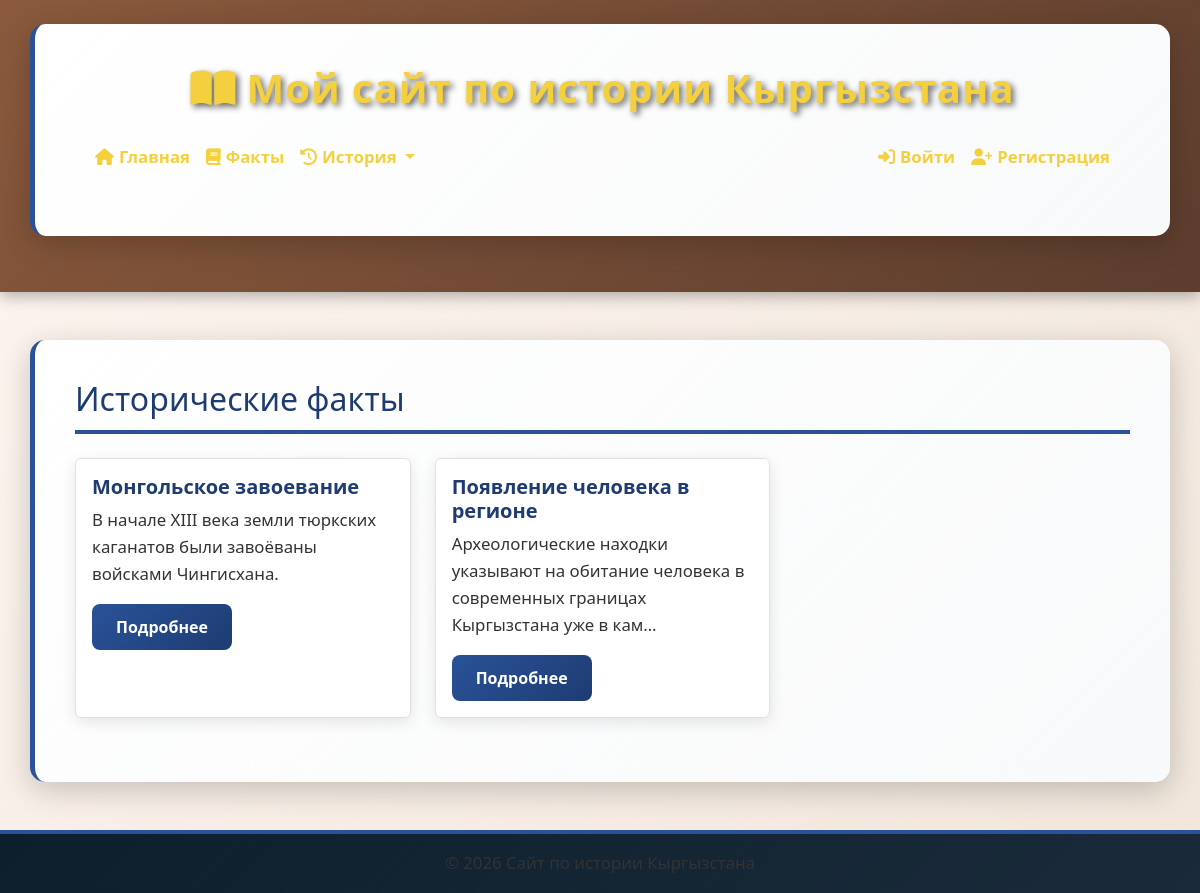
/facts/, run on an earlier commit of the app's database.
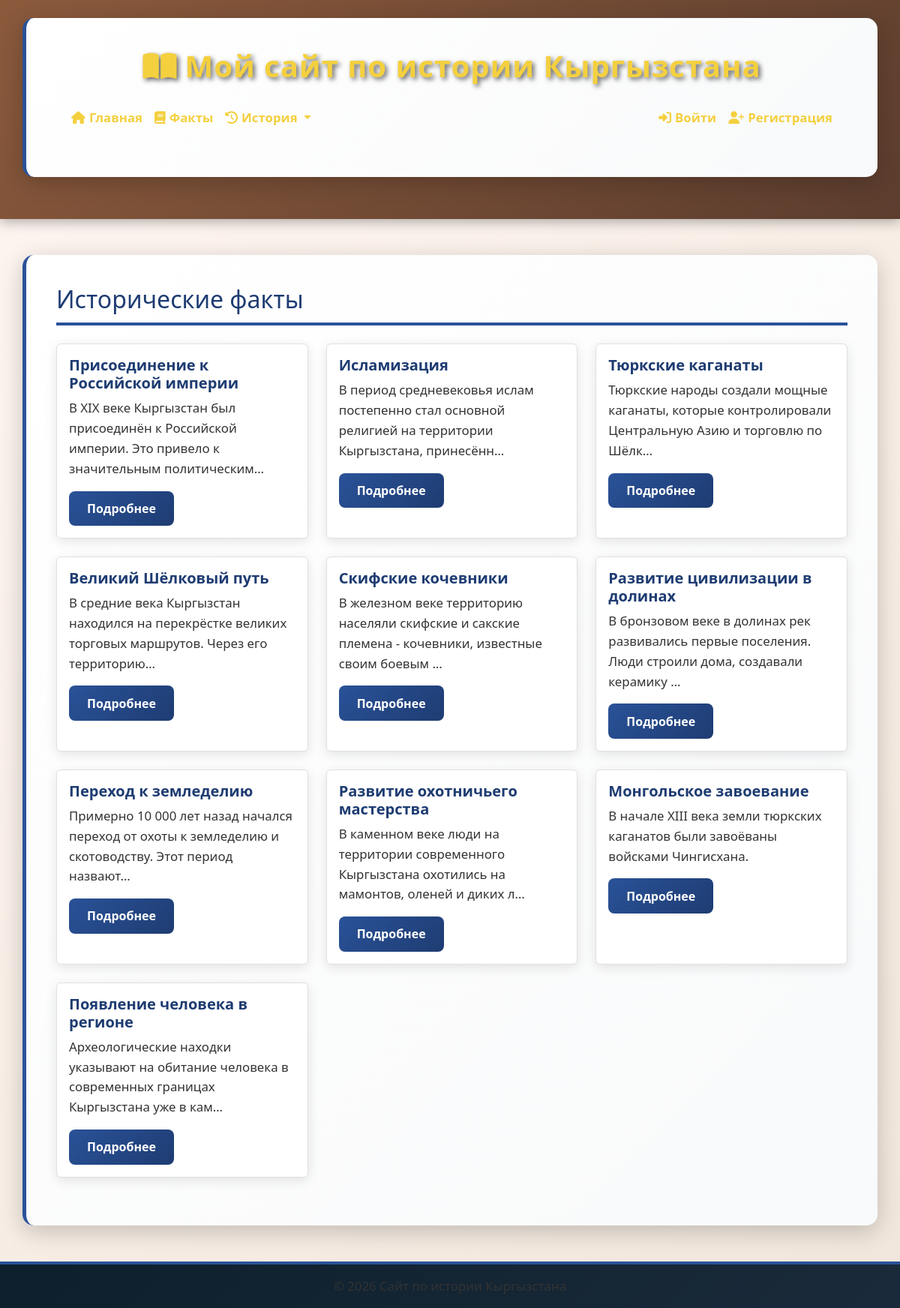
And on a later commit of the database.
### core/models.py (models this page shows, shortened)
class HistoricalFact(models.Model):
    title = models.CharField(max_length=200)
    description = models.TextField()
    period = models.ForeignKey(HistoricalPeriod, on_delete=models.CASCADE)
    year = models.IntegerField(null=True, blank=True)
    image = models.ImageField(upload_to='facts/', null=True, blank=True)
    created_at = models.DateTimeField(auto_now_add=True)
    views = models.IntegerField(default=0)
    class Meta:
        ordering = ['-created_at']
        verbose_name = 'Исторический факт'
        verbose_name_plural = 'Исторические факты'

### core/views.py (the view, shortened to what this page needs)
# urls.py: path('facts/', views.fact_list, name='fact_list'),
def fact_list(request):
    facts = HistoricalFact.objects.select_related('period').all()
    return render(request, 'core/fact_list.html', {'facts': facts})

### core/templates/core/fact_list.html (shortened to what this page needs)
{% extends 'core/base.html' %}
{% block content %}
<h2>Исторические факты</h2>
<div class="row">
    {% for fact in facts %}
    <div class="col-md-4 mb-4">
        <div class="card h-100">
            <div class="card-body">
                <h5 class="card-title">{{ fact.title }}</h5>
                <p class="card-text">{{ fact.description|truncatechars:100 }}</p>
                <a href="{% url 'fact_detail' fact.pk %}" class="btn btn-primary">Подробнее</a>
            </div>
        </div>
    </div>
    {% empty %}
    <p>Фактов не найдено.</p>
    {% endfor %}
</div>
{% endblock %}

### core/templates/core/base.html (shortened to what this page needs)
<!DOCTYPE html>
<html lang="ru">
{% load static %}
<head>
    <link href="https://cdn.jsdelivr.net/npm/bootstrap@5.3.0/dist/css/bootstrap.min.css" rel="stylesheet">
    <link rel="stylesheet" href="https://cdnjs.cloudflare.com/ajax/libs/font-awesome/6.4.0/css/all.min.css">
    <link rel="stylesheet" href="{% static 'css/style.css' %}">
</head>
<body>
<header class="bg-primary text-white py-4">
    <div class="container">
        <h1 class="text-center mb-3" style="color: #f4d03f !important; font-weight: bold; text-shadow: 3px 3px 6px rgba(0, 0, 0, 0.6);">
            <i class="fas fa-book-open" style="margin-right: 10px;"></i>Мой сайт по истории Кыргызстана
        </h1>
        <nav class="navbar navbar-expand-lg navbar-dark">
            <div class="container-fluid">
                <div class="collapse navbar-collapse" id="navbarNav">
                    <ul class="navbar-nav me-auto">
                        <li class="nav-item">
                            <a class="nav-link" href="{% url 'home' %}" style="color: #f4d03f !important;">
                                <i class="fas fa-home" style="margin-right: 5px;"></i>Главная
                            </a>
                        </li>
                        <li class="nav-item">
                            <a class="nav-link" href="{% url 'fact_list' %}" style="color: #f4d03f !important;">
                                <i class="fas fa-book" style="margin-right: 5px;"></i>Факты
                            </a>
                        </li>
                        <li class="nav-item dropdown">
                            <a class="nav-link dropdown-toggle" href="#" id="historyDropdown" role="button" data-bs-toggle="dropdown" aria-expanded="false" style="color: #f4d03f !important;">
                                <i class="fas fa-history" style="margin-right: 5px;"></i>История
                            </a>
                        </li>
                    </ul>
                    <ul class="navbar-nav">
                        {% if user.is_authenticated %}
                            <li class="nav-item">
                                <span class="navbar-text" style="color: #f4d03f !important;">
                                    <i class="fas fa-user-circle" style="margin-right: 5px;"></i>Здравствуйте, {{ user.username }}!
                                </span>
                            </li>
                            <li class="nav-item">
                                <a class="nav-link" href="{% url 'logout' %}" style="color: #f4d03f !important;">
                                    <i class="fas fa-sign-out-alt" style="margin-right: 5px;"></i>Выйти
                                </a>
                            </li>
                        {% else %}
                            <li class="nav-item">
                                <a class="nav-link" href="{% url 'login' %}" style="color: #f4d03f !important;">
                                    <i class="fas fa-sign-in-alt" style="margin-right: 5px;"></i>Войти
                                </a>
                            </li>
                            <li class="nav-item">
                                <a class="nav-link" href="{% url 'register' %}" style="color: #f4d03f !important;">
                                    <i class="fas fa-user-plus" style="margin-right: 5px;"></i>Регистрация
                                </a>
                            </li>
                        {% endif %}
                    </ul>
                </div>
            </div>
        </nav>
    </div>
</header>
<main class="container my-5">
    {% block content %}{% endblock %}
</main>
<footer class="bg-dark text-white text-center py-3">
    <p>&copy; {% now 'Y' %} Сайт по истории Кыргызстана</p>
</footer>
</body>
</html>

### static/css/style.css (style rules this page uses)
body { font-family: 'Segoe UI', Tahoma, Geneva, Verdana, sans-serif; line-height: 1.6; font-size: 1.05rem; color: #1a1a1a; background: linear-gradient(135deg, #fef5f1 0%, #f0e6db 100%); margin: 0; padding: 0; }
header, .bg-primary { background: linear-gradient(135deg, #8b5a3c 0%, #5c3d2e 100%) !important; color: white !important; }
header { padding: 2rem 0; box-shadow: 0 4px 15px rgba(0,0,0,0.3); }
header h1 { margin: 0; font-size: 2.5rem; text-align: center; color: #f4d03f !important; text-shadow: 3px 3px 6px rgba(0,0,0,0.6); letter-spacing: 2px; font-weight: 700; }
.navbar-dark { background: transparent !important; }
.navbar-dark .navbar-nav .nav-link { color: #ffd700 !important; font-weight: 600; transition: 0.3s; }
main { max-width: 1200px; margin: 2rem auto; padding: 0 1rem; }
.container { background: linear-gradient(135deg,#ffffff 0%,#f8f9fa 100%); padding: 2.5rem; border-radius: 15px; box-shadow: 0 8px 30px rgba(0,0,0,0.2); margin-bottom: 2rem; border-left: 5px solid #2a5298; }
h2 { color: #1e3c72 !important; border-bottom: 4px solid #2a5298; padding-bottom: .7rem; margin-bottom: 1.5rem; }
h4, h5 { color: #1e3c72 !important; }
p { margin-bottom: 1rem; color: #333 !important; }
ul { padding-left: 2rem; }
li { margin-bottom: .6rem; }
.btn, .btn-primary, .btn-info { display: inline-block; padding: .7rem 1.5rem; background: linear-gradient(135deg,#2a5298,#1e3c72) !important; color: white !important; border-radius: 8px; border: none !important; font-weight: 600; transition: 0.3s; }
.card { background: white !important; border: 1px solid #e0e0e0 !important; box-shadow: 0 4px 15px rgba(0,0,0,0.1); transition: 0.3s; }
.card-title { color: #1e3c72 !important; font-weight: 600; }
.card-text { color: #333 !important; }
footer, .bg-dark { background: linear-gradient(135deg,#0d1f2d,#1a2a3a) !important; color: #e0e0e0; text-align: center; padding: 2rem; margin-top: 3rem; border-top: 4px solid #2a5298; }
footer p { margin: 0; }

### core/templates/core/base.html (style rules this page uses)
header, header.bg-primary { background: linear-gradient(135deg, #8b5a3c 0%, #5c3d2e 100%) !important; color: white !important; }
header h1 { color: #f4d03f !important; font-weight: bold; text-shadow: 3px 3px 6px rgba(0, 0, 0, 0.6); letter-spacing: 1px; }
header .nav-link { color: #f4d03f !important; }

What changed in the data, as far as the page shows it:
added HistoricalFact: title "Присоединение к Российской империи", description "В XIX веке Кыргызстан был присоединён к Российской империи. Это привело к значительным политическим…"
added HistoricalFact: title "Исламизация", description "В период средневековья ислам постепенно стал основной религией на территории Кыргызстана, принесённ…"
added HistoricalFact: title "Тюркские каганаты", description "Тюркские народы создали мощные каганаты, которые контролировали Центральную Азию и торговлю по Шёлк…"
added HistoricalFact: title "Великий Шёлковый путь", description "В средние века Кыргызстан находился на перекрёстке великих торговых маршрутов. Через его территорию…"
added HistoricalFact: title "Скифские кочевники", description "В железном веке территорию населяли скифские и сакские племена - кочевники, известные своим боевым …"
added HistoricalFact: title "Развитие цивилизации в долинах", description "В бронзовом веке в долинах рек развивались первые поселения. Люди строили дома, создавали керамику …"
added HistoricalFact: title "Переход к земледелию", description "Примерно 10 000 лет назад начался переход от охоты к земледелию и скотоводству. Этот период назвают…"
added HistoricalFact: title "Развитие охотничьего мастерства", description "В каменном веке люди на территории современного Кыргызстана охотились на мамонтов, оленей и диких л…"
